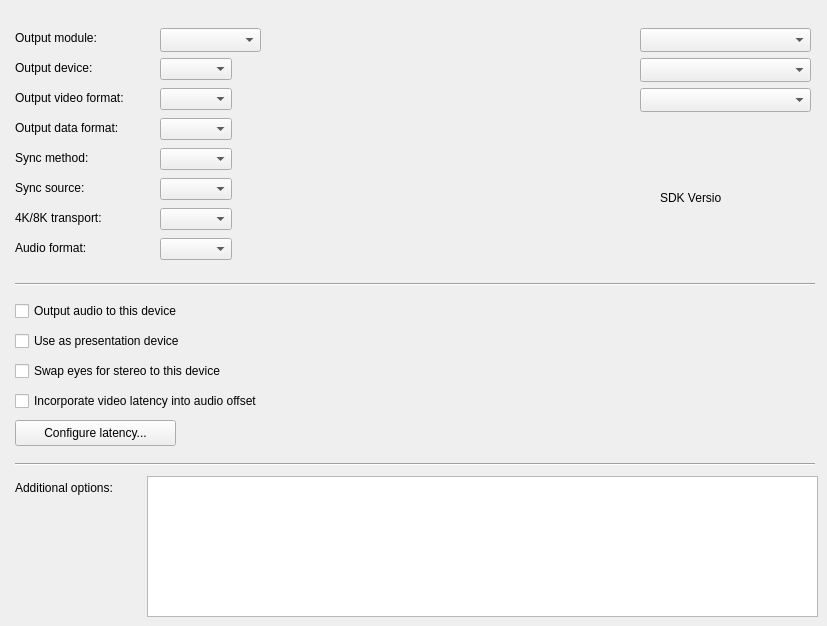
     <widget class="QWidget" name="videoTab">
      <attribute name="title">
       <string>Video</string>
      </attribute>
      <widget class="QCheckBox" name="presentationCheckBox">
       <property name="geometry">
        <rect>
         <x>15</x>
         <y>330</y>
         <width>371</width>
         <height>22</height>
        </rect>
       </property>
       <property name="sizePolicy">
        <sizepolicy hsizetype="Minimum" vsizetype="Fixed">
         <horstretch>0</horstretch>
         <verstretch>0</verstretch>
        </sizepolicy>
       </property>
       <property name="text">
        <string>Use as presentation device</string>
       </property>
      </widget>
      <widget class="QCheckBox" name="videoAudioDeviceCheckBox">
       <property name="geometry">
        <rect>
         <x>15</x>
         <y>300</y>
         <width>571</width>
         <height>22</height>
        </rect>
       </property>
       <property name="text">
        <string>Output audio to this device</string>
       </property>
      </widget>
      <widget class="QCheckBox" name="videoSwapStereoEyesCheckBox">
       <property name="geometry">
        <rect>
         <x>15</x>
         <y>360</y>
         <width>601</width>
         <height>22</height>
        </rect>
       </property>
       <property name="text">
        <string>Swap eyes for stereo to this device</string>
       </property>
      </widget>
      <widget class="QCheckBox" name="useVideoLatencyCheckBox">
       <property name="geometry">
        <rect>
         <x>15</x>
         <y>390</y>
         <width>671</width>
         <height>22</height>
        </rect>
       </property>
       <property name="text">
        <string>Incorporate video latency into audio offset</string>
       </property>
      </widget>
      <widget class="QLabel" name="videoModuleSDKLabel">
       <property name="geometry">
        <rect>
         <x>660</x>
         <y>190</y>
         <width>62</width>
         <height>16</height>
        </rect>
       </property>
       <property name="text">
        <string>SDK Version</string>
       </property>
      </widget>
      <widget class="QPushButton" name="configureVideoLatencyButton">
       <property name="geometry">
        <rect>
         <x>15</x>
         <y>420</y>
         <width>161</width>
         <height>26</height>
        </rect>
       </property>
       <property name="sizePolicy">
        <sizepolicy hsizetype="Minimum" vsizetype="Fixed">
         <horstretch>0</horstretch>
         <verstretch>0</verstretch>
        </sizepolicy>
       </property>
       <property name="font">
        <font/>
       </property>
       <property name="text">
        <string>Configure latency...</string>
       </property>
       <property name="autoDefault">
        <bool>false</bool>
       </property>
       <property name="latencyButton" stdset="0">
        <string>true</string>
       </property>
      </widget>
      <widget class="Line" name="line_3">
       <property name="geometry">
        <rect>
         <x>15</x>
         <y>283</y>
         <width>800</width>
         <height>3</height>
        </rect>
       </property>
       <property name="orientation">
        <enum>Qt::Horizontal</enum>
       </property>
      </widget>
      <widget class="Line" name="line_4">
       <property name="geometry">
        <rect>
         <x>15</x>
         <y>463</y>
         <width>800</width>
         <height>3</height>
        </rect>
       </property>
       <property name="orientation">
        <enum>Qt::Horizontal</enum>
       </property>
      </widget>
      <widget class="QLabel" name="label_63">
       <property name="geometry">
        <rect>
         <x>15</x>
         <y>30</y>
         <width>131</width>
         <height>16</height>
        </rect>
       </property>
       <property name="text">
        <string>Output module:</string>
       </property>
       <property name="alignment">
        <set>Qt::AlignLeading|Qt::AlignLeft|Qt::AlignVCenter</set>
       </property>
      </widget>
      <widget class="QLabel" name="label_69">
       <property name="geometry">
        <rect>
         <x>15</x>
         <y>60</y>
         <width>101</width>
         <height>16</height>
        </rect>
       </property>
       <property name="text">
        <string>Output device:</string>
       </property>
       <property name="alignment">
        <set>Qt::AlignLeading|Qt::AlignLeft|Qt::AlignVCenter</set>
       </property>
      </widget>
      <widget class="QLabel" name="label_64">
       <property name="geometry">
        <rect>
         <x>15</x>
         <y>90</y>
         <width>141</width>
         <height>16</height>
        </rect>
       </property>
       <property name="text">
        <string>Output video format:</string>
       </property>
       <property name="alignment">
        <set>Qt::AlignLeading|Qt::AlignLeft|Qt::AlignVCenter</set>
       </property>
      </widget>
      <widget class="QLabel" name="label_65">
       <property name="geometry">
        <rect>
         <x>15</x>
         <y>120</y>
         <width>131</width>
         <height>16</height>
        </rect>
       </property>
       <property name="text">
        <string>Output data format:</string>
       </property>
       <property name="alignment">
        <set>Qt::AlignLeading|Qt::AlignLeft|Qt::AlignVCenter</set>
       </property>
      </widget>
      <widget class="QLabel" name="label_66">
       <property name="geometry">
        <rect>
         <x>15</x>
         <y>150</y>
         <width>101</width>
         <height>16</height>
        </rect>
       </property>
       <property name="text">
        <string>Sync method:</string>
       </property>
       <property name="alignment">
        <set>Qt::AlignLeading|Qt::AlignLeft|Qt::AlignVCenter</set>
       </property>
      </widget>
      <widget class="QLabel" name="label_67">
       <property name="geometry">
        <rect>
         <x>15</x>
         <y>180</y>
         <width>101</width>
         <height>16</height>
        </rect>
       </property>
       <property name="text">
        <string>Sync source:</string>
       </property>
       <property name="alignment">
        <set>Qt::AlignLeading|Qt::AlignLeft|Qt::AlignVCenter</set>
       </property>
      </widget>
      <widget class="QLabel" name="label_10_1">
       <property name="geometry">
        <rect>
         <x>15</x>
         <y>210</y>
         <width>111</width>
         <height>16</height>
        </rect>
       </property>
       <property name="text">
        <string>4K/8K transport:</string>
       </property>
       <property name="alignment">
        <set>Qt::AlignLeading|Qt::AlignLeft|Qt::AlignVCenter</set>
       </property>
      </widget>
      <widget class="QLabel" name="label_71">
       <property name="geometry">
        <rect>
         <x>15</x>
         <y>240</y>
         <width>101</width>
         <height>16</height>
        </rect>
       </property>
       <property name="text">
        <string>Audio format:</string>
       </property>
       <property name="alignment">
        <set>Qt::AlignLeading|Qt::AlignLeft|Qt::AlignVCenter</set>
       </property>
      </widget>
      <widget class="QLabel" name="label_19">
       <property name="geometry">
        <rect>
         <x>15</x>
         <y>480</y>
         <width>121</width>
         <height>16</height>
        </rect>
       </property>
       <property name="text">
        <string>Additional options:</string>
       </property>
      </widget>
      <widget class="QTextEdit" name="additionalOptionsEdit">
       <property name="geometry">
        <rect>
         <x>147</x>
         <y>476</y>
         <width>671</width>
         <height>141</height>
        </rect>
       </property>
      </widget>
      <widget class="QComboBox" name="videoDeviceCombo">
       <property name="geometry">
        <rect>
         <x>160</x>
         <y>58</y>
         <width>72</width>
         <height>24</height>
        </rect>
       </property>
       <property name="sizeAdjustPolicy">
        <enum>QComboBox::AdjustToContents</enum>
       </property>
      </widget>
      <widget class="QComboBox" name="deviceProfileCombo">
       <property name="geometry">
        <rect>
         <x>640</x>
         <y>58</y>
         <width>171</width>
         <height>24</height>
        </rect>
       </property>
       <property name="profileCombo" stdset="0">
        <string>true</string>
       </property>
      </widget>
      <widget class="QComboBox" name="videoModuleCombo">
       <property name="geometry">
        <rect>
         <x>160</x>
         <y>28</y>
         <width>101</width>
         <height>24</height>
        </rect>
       </property>
      </widget>
      <widget class="QComboBox" name="moduleProfileCombo">
       <property name="geometry">
        <rect>
         <x>640</x>
         <y>28</y>
         <width>171</width>
         <height>24</height>
        </rect>
       </property>
       <property name="profileCombo" stdset="0">
        <string>true</string>
       </property>
      </widget>
      <widget class="QComboBox" name="videoFormatCombo">
       <property name="geometry">
        <rect>
         <x>160</x>
         <y>88</y>
         <width>72</width>
         <height>24</height>
        </rect>
       </property>
       <property name="sizeAdjustPolicy">
        <enum>QComboBox::AdjustToContents</enum>
       </property>
      </widget>
      <widget class="QComboBox" name="formatProfileCombo">
       <property name="geometry">
        <rect>
         <x>640</x>
         <y>88</y>
         <width>171</width>
         <height>24</height>
        </rect>
       </property>
       <property name="profileCombo" stdset="0">
        <string>true</string>
       </property>
      </widget>
      <widget class="QComboBox" name="dataFormatCombo">
       <property name="geometry">
        <rect>
         <x>160</x>
         <y>118</y>
         <width>72</width>
         <height>24</height>
        </rect>
       </property>
       <property name="sizeAdjustPolicy">
        <enum>QComboBox::AdjustToContents</enum>
       </property>
      </widget>
      <widget class="QComboBox" name="syncMethodCombo">
       <property name="geometry">
        <rect>
         <x>160</x>
         <y>148</y>
         <width>72</width>
         <height>24</height>
        </rect>
       </property>
       <property name="sizeAdjustPolicy">
        <enum>QComboBox::AdjustToContents</enum>
       </property>
      </widget>
      <widget class="QComboBox" name="syncSourceCombo">
       <property name="geometry">
        <rect>
         <x>160</x>
         <y>178</y>
         <width>72</width>
         <height>24</height>
        </rect>
       </property>
       <property name="sizeAdjustPolicy">
        <enum>QComboBox::AdjustToContents</enum>
       </property>
      </widget>
      <widget class="QComboBox" name="video4KTransportCombo">
       <property name="geometry">
        <rect>
         <x>160</x>
         <y>208</y>
         <width>72</width>
         <height>24</height>
        </rect>
       </property>
       <property name="sizeAdjustPolicy">
        <enum>QComboBox::AdjustToContents</enum>
       </property>
      </widget>
      <widget class="QComboBox" name="videoAudioFormatCombo">
       <property name="geometry">
        <rect>
         <x>160</x>
         <y>238</y>
         <width>72</width>
         <height>24</height>
        </rect>
       </property>
       <property name="sizeAdjustPolicy">
        <enum>QComboBox::AdjustToContents</enum>
       </property>
      </widget>
     </widget>
